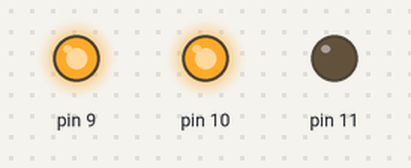
Simulated run of this sketch. Board: Arduino Uno, built with avr-gcc and run on an emulated ATmega328P. Shown: output pins drawn as LEDs (lit = HIGH).

Above: at 0.1 s.
At 0.9 s:
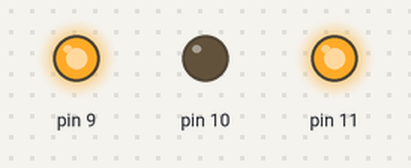
At 1.7 s:
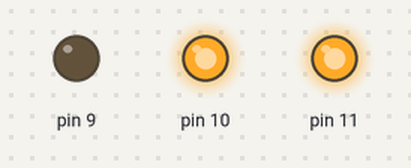
At 2.7 s:
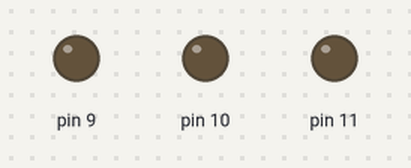
Timing chart, 0 to 3.0 s (numbered marks = the images above):
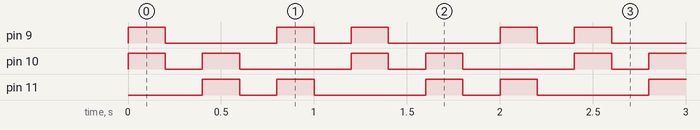

The sketch:

19-10-24digital.ino
```cpp
void setup() {
  pinMode(9, OUTPUT);
  pinMode(10, OUTPUT);
  pinMode(11, OUTPUT);
}

void loop() {
  digitalWrite(9, HIGH);
  digitalWrite(10,HIGH);
  delay(200);
  digitalWrite(9, LOW);
  digitalWrite(10,LOW);
  delay(200);
  digitalWrite(10,HIGH);
  digitalWrite(11,HIGH);
  delay(200);
  digitalWrite(10,LOW);
  digitalWrite(11,LOW);
  delay(200);
  digitalWrite(9,HIGH);
  digitalWrite(11,HIGH);
  delay(200);
  digitalWrite(9,LOW);
  digitalWrite(11,LOW);
  delay(200);
}
```

Measured:
- by itself, pin 9: repeats every 1.2 s: LOW 0.60 s, HIGH 0.20 s, LOW 0.20 s, HIGH 0.20 s
- by itself, pin 10, pin 11: repeats every 1.2 s: LOW 0.20 s, HIGH 0.20 s, LOW 0.60 s, HIGH 0.20 s
- by itself, everything shown: repeats every 1.2 s, in 6 steps
